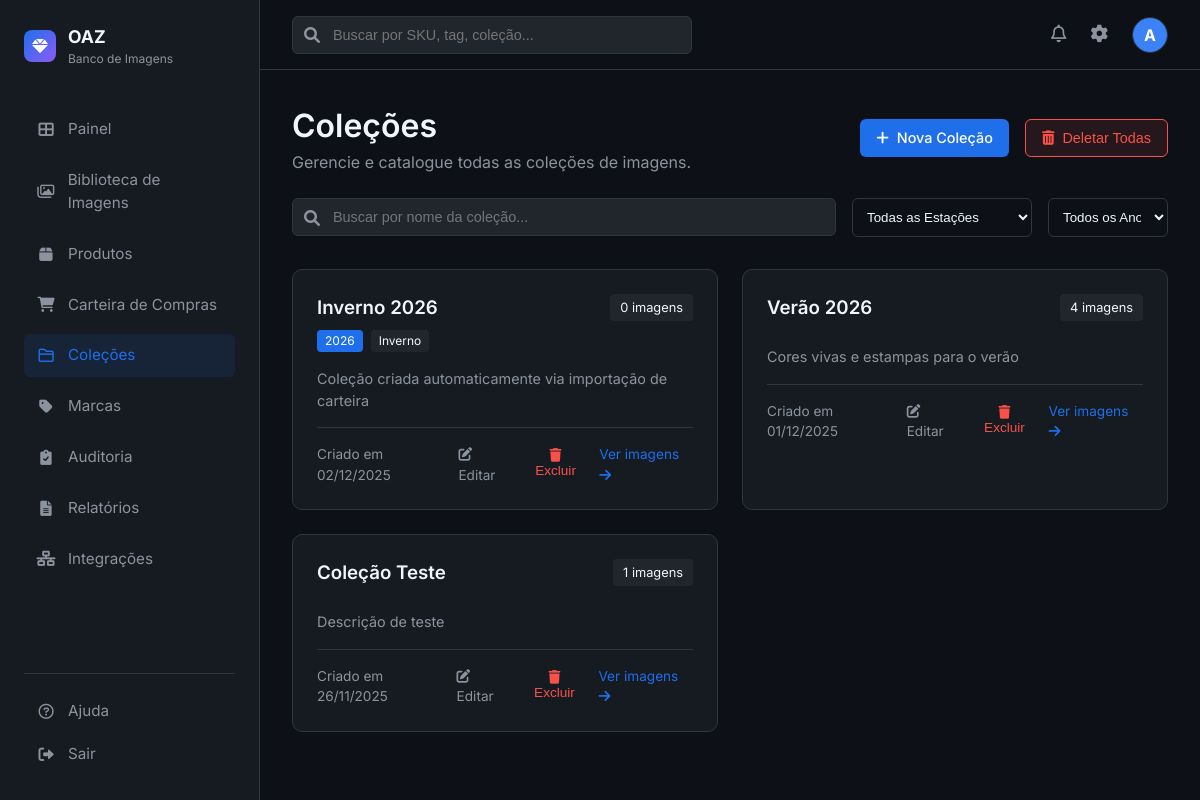
/collections (signed in), run on the app's committed database.
### app.py (models this page shows, shortened)
class User(UserMixin, db.Model):
    id = db.Column(db.Integer, primary_key=True)
    username = db.Column(db.String(80), unique=True, nullable=False)
    email = db.Column(db.String(120), unique=True, nullable=False)
    password_hash = db.Column(db.String(128))

class Collection(db.Model):
    id = db.Column(db.Integer, primary_key=True)
    name = db.Column(db.String(100), nullable=False)
    description = db.Column(db.Text)
    season = db.Column(db.String(50))  # Estação: Primavera/Verão, Outono/Inverno
    year = db.Column(db.Integer)  # Ano da coleção
    campanha = db.Column(db.String(100))  # Nome da campanha
    created_at = db.Column(db.DateTime, default=datetime.utcnow)
    images = db.relationship('Image', backref='collection', lazy=True)

### app.py (the view)
@app.route('/collections')
@login_required
def collections():
    search = request.args.get('search', '')
    season = request.args.get('season', '')
    year = request.args.get('year', '')
    query = Collection.query
    if search:
        query = query.filter(Collection.name.ilike(f'%{search}%'))
    if season:
        query = query.filter_by(season=season)
    if year:
        query = query.filter_by(year=int(year))
    collections = query.order_by(Collection.created_at.desc()).all()
    return render_template('collections/list.html', collections=collections)

### app.py (called while the page is built)
@login_manager.user_loader
def load_user(user_id):
    return User.query.get(int(user_id))

### templates/collections/list.html (shortened to what this page needs)
{% extends "base.html" %}
{% block content %}
<div style="display: flex; justify-content: space-between; align-items: center; margin-bottom: 1.5rem;">
    <div>
        <h1>Coleções</h1>
        <p style="color: var(--text-secondary);">Gerencie e catalogue todas as coleções de imagens.</p>
    </div>
    <div style="display: flex; gap: 1rem;">
        <a href="{{ url_for('new_collection') }}" class="btn btn-primary">
            <i class="fas fa-plus"></i> Nova Coleção
        </a>
        {% if collections %}
        <button type="button" onclick="confirmarDeletarTodas()" class="btn" style="background: rgba(248, 81, 73, 0.1); border: 1px solid #f85149; color: #f85149;">
            <i class="fas fa-trash-alt"></i> Deletar Todas
        </button>
        {% endif %}
    </div>
</div>
<div style="margin-bottom: 2rem; display: flex; gap: 1rem;">
    <form method="GET" action="{{ url_for('collections') }}" style="display: flex; gap: 1rem; flex: 1;">
        <div class="search-bar" style="flex: 1; width: auto;">
            <i class="fas fa-search"></i>
            <input type="text" name="search" placeholder="Buscar por nome da coleção..." value="{{ request.args.get('search', '') }}">
        </div>
        <select name="season" class="form-control" style="width: 180px;" onchange="this.form.submit()">
            <option value="">Todas as Estações</option>
        </select>
        <select name="year" class="form-control" style="width: 120px;" onchange="this.form.submit()">
            <option value="">Todos os Anos</option>
        </select>
    </form>
</div>
{% if collections %}
<div style="display: grid; grid-template-columns: repeat(auto-fill, minmax(320px, 1fr)); gap: 1.5rem;">
    {% for collection in collections %}
    <div class="stat-card">
        <div style="display: flex; justify-content: space-between; align-items: start; margin-bottom: 1rem;">
            <div>
                <h3 style="margin-bottom: 0.25rem;">{{ collection.name }}</h3>
                <div style="display: flex; gap: 0.5rem; flex-wrap: wrap; margin-top: 0.5rem;">
                    {% if collection.year %}
                    <span style="background: var(--accent-blue); color: white; padding: 2px 8px; border-radius: 4px; font-size: 0.75rem;">
                        {{ collection.year }}
                    </span>
                    {% endif %}
                    {% if collection.season %}
                    <span style="background: var(--bg-tertiary); padding: 2px 8px; border-radius: 4px; font-size: 0.75rem;">
                        {{ collection.season }}
                    </span>
                    {% endif %}
                </div>
            </div>
            <span style="background: var(--bg-tertiary); padding: 4px 10px; border-radius: 4px; font-size: 0.8rem;">
                {{ collection.images | length }} imagens
            </span>
        </div>
        {% if collection.description %}
        <p style="color: var(--text-secondary); font-size: 0.9rem; margin-bottom: 1rem;">
            {{ collection.description[:100] }}{% if collection.description|length > 100 %}...{% endif %}
        </p>
        {% endif %}
        <div style="display: flex; justify-content: space-between; align-items: center; font-size: 0.85rem; color: var(--text-secondary); border-top: 1px solid var(--border-color); padding-top: 1rem;">
            <span>Criado em {{ collection.created_at.strftime('%d/%m/%Y') }}</span>
            <div style="display: flex; gap: 1rem; align-items: center;">
                <a href="{{ url_for('edit_collection', id=collection.id) }}" style="color: var(--text-secondary);">
                    <i class="fas fa-edit"></i> Editar
                </a>
                <form action="{{ url_for('delete_collection', id=collection.id) }}" method="POST" style="display: inline;" onsubmit="return confirm('Tem certeza que deseja excluir esta coleção?');">
                    <button type="submit" style="background: none; border: none; color: #f85149; cursor: pointer; font-size: 0.85rem; padding: 0;">
                        <i class="fas fa-trash"></i> Excluir
                    </button>
                </form>
                <a href="{{ url_for('catalog') }}?collection_id={{ collection.id }}" style="color: var(--accent-blue);">
                    Ver imagens <i class="fas fa-arrow-right"></i>
                </a>
            </div>
        </div>
    </div>
    {% endfor %}
</div>
{% endif %}
{% endblock %}

### templates/base.html (shortened to what this page needs)
<!DOCTYPE html>
<html lang="pt-BR">
<head>
    <link rel="stylesheet" href="{{ url_for('static', filename='css/style.css') }}">
    <link href="https://cdnjs.cloudflare.com/ajax/libs/font-awesome/6.0.0/css/all.min.css" rel="stylesheet">
</head>
<body>
    <div class="app-container">
        <aside class="sidebar">
            <div class="logo-area">
                <div class="logo-icon">
                    <i class="fas fa-gem"></i>
                </div>
                <div>
                    <div style="font-weight: 700; font-size: 1.1rem;">OAZ</div>
                    <div style="font-size: 0.75rem; color: var(--text-secondary);">Banco de Imagens</div>
                </div>
            </div>
            <nav class="nav-menu">
                <a href="{{ url_for('dashboard') }}"
                    class="nav-item {% if request.endpoint == 'dashboard' %}active{% endif %}">
                    <i class="fas fa-th-large"></i>
                    <span>Painel</span>
                </a>
                <a href="{{ url_for('catalog') }}"
                    class="nav-item {% if request.endpoint == 'catalog' %}active{% endif %}">
                    <i class="far fa-images"></i>
                    <span>Biblioteca de Imagens</span>
                </a>
                <a href="{{ url_for('produtos') }}"
                    class="nav-item {% if request.endpoint in ['produtos', 'new_produto', 'edit_produto'] %}active{% endif %}">
                    <i class="fas fa-box"></i>
                    <span>Produtos</span>
                </a>
                <a href="{{ url_for('carteira') }}"
                    class="nav-item {% if request.endpoint in ['carteira', 'importar_carteira'] %}active{% endif %}">
                    <i class="fas fa-shopping-cart"></i>
                    <span>Carteira de Compras</span>
                </a>
                <a href="{{ url_for('collections') }}"
                    class="nav-item {% if request.endpoint == 'collections' %}active{% endif %}">
                    <i class="far fa-folder"></i>
                    <span>Coleções</span>
                </a>
                <a href="{{ url_for('brands') }}"
                    class="nav-item {% if request.endpoint == 'brands' %}active{% endif %}">
                    <i class="fas fa-tag"></i>
                    <span>Marcas</span>
                </a>
                <a href="{{ url_for('auditoria') }}"
                    class="nav-item {% if request.endpoint in ['auditoria', 'historico_sku', 'skus_pendentes'] %}active{% endif %}">
                    <i class="fas fa-clipboard-check"></i>
                    <span>Auditoria</span>
                </a>
                <a href="{{ url_for('reports') }}"
                    class="nav-item {% if request.endpoint == 'reports' %}active{% endif %}">
                    <i class="fas fa-file-alt"></i>
                    <span>Relatórios</span>
                </a>
                <a href="{{ url_for('integrations') }}"
                    class="nav-item {% if request.endpoint == 'integrations' %}active{% endif %}">
                    <i class="fas fa-network-wired"></i>
                    <span>Integrações</span>
                </a>
            </nav>
            <div class="bottom-menu">
                <a href="#" class="nav-item">
                    <i class="far fa-question-circle"></i>
                    <span>Ajuda</span>
                </a>
                <a href="{{ url_for('logout') }}" class="nav-item">
                    <i class="fas fa-sign-out-alt"></i>
                    <span>Sair</span>
                </a>
            </div>
        </aside>
        <main class="main-content">
            <header class="top-header">
                <div class="search-bar">
                    <i class="fas fa-search"></i>
                    <input type="text" placeholder="Buscar por SKU, tag, coleção...">
                </div>
                <div class="header-actions">
                    <button class="icon-btn"><i class="far fa-bell"></i></button>
                    <a href="{{ url_for('settings') }}" class="icon-btn"><i class="fas fa-cog"></i></a>
                    <div class="user-profile">
                        <div
                            style="width:100%; height:100%; background:#3b82f6; display:flex; align-items:center; justify-content:center; color:white; font-weight:bold;">
                            {{ current_user.username[0].upper() }}
                        </div>
                    </div>
                </div>
            </header>
            <div class="content-scroll">
                {% block content %}{% endblock %}
            </div>
        </main>
    </div>
</body>
</html>

### static/css/style.css (style rules this page uses)
:root { --bg-primary: #0d1117; --bg-secondary: #161b22; --bg-tertiary: #21262d; --text-primary: #f0f6fc; --text-secondary: #8b949e; --accent-primary: #238636; --accent-blue: #1f6feb; --border-color: #30363d; --card-bg: #161b22; --hover-bg: #21262d; --font-main: 'Inter', -apple-system, BlinkMacSystemFont, sans-serif; }
* { box-sizing: border-box; margin: 0; padding: 0; }
body { font-family: var(--font-main); background-color: var(--bg-primary); color: var(--text-primary); line-height: 1.5; height: 100vh; display: flex; overflow: hidden; }
h1, h2, h3, h4, h5, h6 { color: var(--text-primary); font-weight: 600; }
a { text-decoration: none; color: var(--accent-blue); }
.app-container { display: flex; width: 100%; height: 100%; }
.sidebar { width: 260px; background-color: var(--bg-secondary); border-right: 1px solid var(--border-color); display: flex; flex-direction: column; padding: 1.5rem; flex-shrink: 0; }
.logo-area { display: flex; align-items: center; gap: 12px; margin-bottom: 2.5rem; }
.logo-icon { width: 32px; height: 32px; background: linear-gradient(135deg, #1f6feb, #8b5cf6); border-radius: 8px; display: flex; align-items: center; justify-content: center; font-weight: bold; color: white; }
.nav-menu { display: flex; flex-direction: column; gap: 0.5rem; flex: 1; }
.nav-item { display: flex; align-items: center; gap: 12px; padding: 10px 12px; border-radius: 6px; color: var(--text-secondary); transition: all 0.2s ease; font-size: 0.95rem; }
.nav-item:hover, .nav-item.active { background-color: rgba(31, 111, 235, 0.1); color: var(--accent-blue); }
.nav-item i { width: 20px; text-align: center; }
.bottom-menu { margin-top: auto; border-top: 1px solid var(--border-color); padding-top: 1rem; }
.main-content { flex: 1; display: flex; flex-direction: column; overflow: hidden; background-color: var(--bg-primary); }
.top-header { height: 70px; border-bottom: 1px solid var(--border-color); display: flex; align-items: center; justify-content: space-between; padding: 0 2rem; background-color: var(--bg-primary); }
.search-bar { position: relative; width: 400px; }
.search-bar input { width: 100%; background-color: var(--bg-tertiary); border: 1px solid var(--border-color); padding: 10px 16px 10px 40px; border-radius: 6px; color: var(--text-primary); font-size: 0.9rem; }
.search-bar i { position: absolute; left: 12px; top: 50%; transform: translateY(-50%); color: var(--text-secondary); }
.header-actions { display: flex; align-items: center; gap: 1.5rem; }
.icon-btn { background: none; border: none; color: var(--text-secondary); cursor: pointer; font-size: 1.1rem; }
.user-profile { width: 36px; height: 36px; border-radius: 50%; background-color: var(--bg-tertiary); border: 1px solid var(--border-color); overflow: hidden; }
.content-scroll { flex: 1; overflow-y: auto; padding: 2rem; }
.stat-card { background-color: var(--card-bg); border: 1px solid var(--border-color); border-radius: 10px; padding: 1.5rem; }
.btn { padding: 8px 16px; border-radius: 6px; font-size: 0.9rem; font-weight: 500; cursor: pointer; border: none; transition: all 0.2s; display: inline-flex; align-items: center; gap: 8px; }
.btn-primary { background-color: var(--accent-blue); color: white; }
.form-control { width: 100%; padding: 10px; background-color: var(--bg-primary); border: 1px solid var(--border-color); border-radius: 6px; color: var(--text-primary); }

### data on the page
User: username "A"
Collection: name "Inverno 2026", year "2026", season "Inverno", images|length "0", description "Coleção criada automaticamente via importação de carteira", created_at "02/12/2025"
Collection: name "Verão 2026", images|length "4", description "Cores vivas e estampas para o verão", created_at "01/12/2025"
Collection: name "Coleção Teste", images|length "1", description "Descrição de teste", created_at "26/11/2025"
